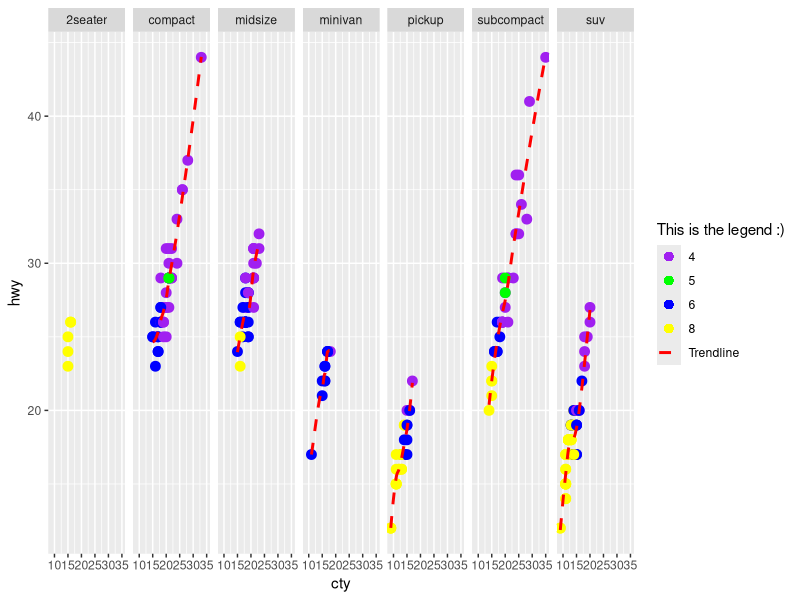

This chart was generated by the following R code:
#Script to play around with ggplot legends shit
library(ggplot2)
#Adding the first two layers
g=ggplot(data=mpg,aes(cty,hwy,col=as.factor(cyl)))+facet_grid(~class)+geom_point(size=3)

#Adding the layer of coloours given the values of cyl

#Adding the trending line
g=g+geom_smooth(aes(group=1,colour='Trendline'),method='loess',se=F,linetype='dashed')



#Here comes the overriding part

pivot=guide_legend(override.aes=list(linetype=c(rep('blank',4),'dashed'),shape=c(rep(16,4),NA)))
g=g+scale_colour_manual('This is the legend :)',values=c('purple','green','blue','yellow','red'),guide=pivot)

print(g)
